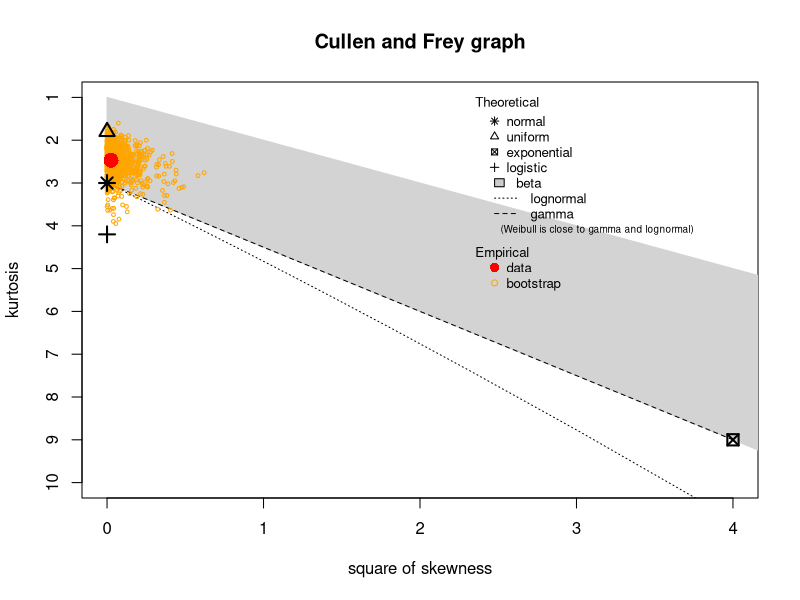
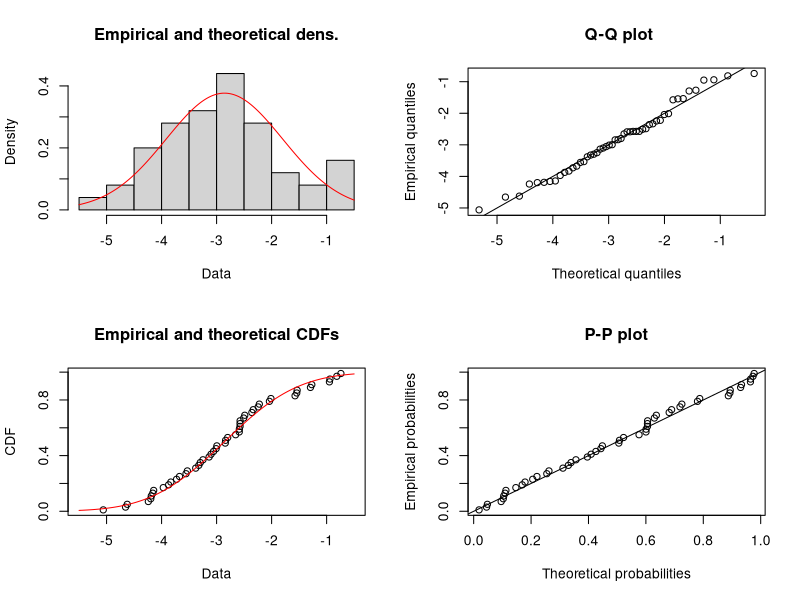

Write the R code that produced these figures, in order. (Note: this script raises an error after producing the figures.)
library(cowplot)

spores <- read.table("spores.txt", header=T,sep="\t", col.names=c("cat","rep","spores","total","ratio"))
spores <- transform(spores, cumul = ave(ratio, rep, FUN = cumsum))
spores$log.ratio <- log(spores$ratio)


### Analyse sur données log10(ratio)

require(fitdistrplus)
descdist(spores$log.ratio, boot=1001)
mle.fit <- fitdist(spores$log.ratio,"norm",method="mle")
summary(mle.fit)
plot(mle.fit)


### Analyse sur donnée ratio brutes ###

## Weibull
weib.pdf <- function(cat,a,b,e) {a*exp(-0.5*((log(cat)-log(abs(e)))/b)^2)}
weib <- nls(ratio~weib.pdf(cat,a,b,e), data=spores, start=c(a=0.35, e=15, b=-0.52))
summary(weib)

# Fitted vs Observed
weib.fit.obs <- ggplot(augment(weib), aes(x=.fitted, y=ratio)) +
  geom_point() +
  geom_line(aes(y=.fitted)) +
  xlab("Fitted") + ylab("Observed") +
  my_ggplot_theme()

# QQPlot
weib.qqplot <- my_qqplot(weib)

plot_grid(weib.fit.obs, weib.qqplot, ncol=1, labels="AUTO")


## Fréchet (wikipedia param)

frech.pdf <- function(cat,A,alpha,beta){ A*(alpha/beta)*(((cat-4)/beta)^(-1-alpha))*exp(-((cat-4)/beta)^-alpha) }
frech <- nls(ratio~frech.pdf(cat,A,alpha,beta),data=spores, start=c(A=9,alpha=1,beta=8.8))
summary(frech)


# Fitted vs Observed PDF
frech.fit.obs <- ggplot(augment(frech), aes(x=.fitted, y=ratio)) +
  geom_point() +
  geom_line(aes(y=.fitted)) +
  xlab("Fitted") + ylab("Observed") +
  my_ggplot_theme()

# QQPlot PDF
frech.qqplot <- my_qqplot(frech)

plot_grid(frech.fit.obs, frech.qqplot, ncol=1, labels="AUTO")


## Data + curve plot

weibfun <- function(x) {coef(weib)[1]*exp(-0.5*((log(x)-log(coef(weib)[2]))/(coef(weib)[3]))^2)}
frechfun <- function(x) {coef(frech)[1]*(coef(frech)[2]/coef(frech)[3])*(((x-4)/coef(frech)[3])^(-1-coef(frech)[2]))*exp(-((x-4)/coef(frech)[3])^-coef(frech)[2])}

# Summary table
moy.ratio <- spores %>% group_by(cat) %>% na.omit() %>% summarise(
  N=n(),
  mean=mean(ratio),
  sd=sd(ratio),
  se=sd/sqrt(N),
  ci.student=qt(0.975,df=N-1)*se
)

# Individual data + Weibull curve
ggplot(data=spores, aes(x=cat, y=ratio)) + 
  geom_point() +
  stat_function(fun=weibfun, xlim=c(1,100)) +
  stat_function(fun=frechfun, linetype="dashed", xlim=c(1,100)) +
  xlab("Number of impacting drops") + ylab("Ratio of released spores") +
  my_ggplot_theme()



BIC(weib,frech.pdf.nls)


#### Regression tree

library(partykit)
party.fit <- ctree(log(ratio)~cat, data=spores)
plot(party.fit, main="Conditional Inference Tree for log(ratio)")
print(party.fit)

spores$log.ratio.party.predict <- predict(party.fit)
spores$ratio.party.predict <- exp(spores$log.ratio.party.predict)
xyplot(ratio~cat, data=spores, xlim=c(0,110), xlab=list("Number of impacting drops"), ylab=list("Ratio of spores number)"), panel=function(x,y){
  panel.points(x,y, col="black")
  panel.lines(spores$ratio.party.predict~spores$cat, type="l", col="black")
})


### Mean data +/- SE  + curves

ggplot(data=moy.ratio, aes(x=cat, y=mean)) + 
  geom_point() +
  stat_function(fun=weibfun, xlim=c(1,100), linetype="dashed") +
  stat_function(fun=frechfun, xlim=c(1,100)) +
  geom_line(data=spores, aes(x=cat, y=ratio.party.predict, alpha=0.5)) +
  geom_errorbar(aes(ymin=mean-se, ymax=mean+se), width=.1) +
  xlab("Number of impacting drops") + ylab("Ratio of released spores") +
  guides(alpha=FALSE) +
  my_ggplot_theme()
